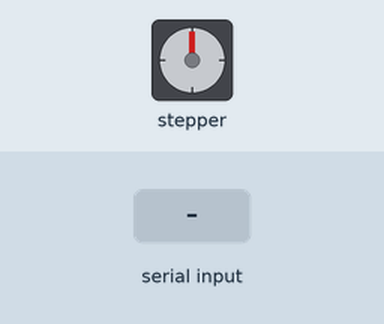
Bench run of a sketch on a simulated Arduino Uno, built with avr-gcc and run on an emulated ATmega328P. On the bench: stepper motor. The inputs (shaded band) are chosen by the test bench. Stepper angles assume 200 steps per turn.

Above: at 3.2 s.
3.3 s: "R" received over Serial
At 4.1 s:
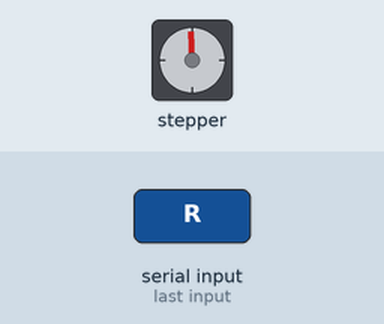
4.8 s: "L" received over Serial
At 5.2 s:
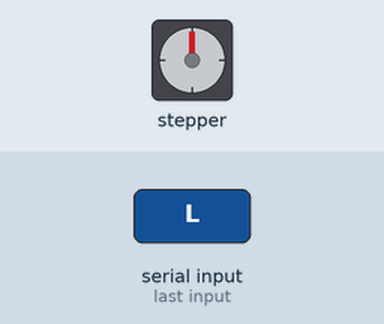
Timing chart, 0 to 7.8 s (numbered marks = the images above; inputs shaded):
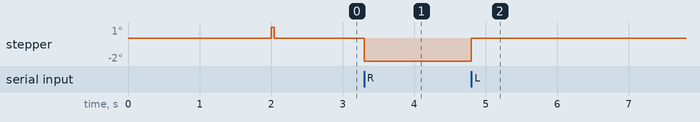

The sketch:

FaceStepper.ino
```cpp
#include <AccelStepper.h>
int pos;
int i;
int t=0;
const int DIR = 2;
const int STEP = 3;
int y = 50;
int x = 50;
#define motorInterfaceType 1
AccelStepper motor(motorInterfaceType, STEP, DIR);

void setup() {
  Serial.begin(9600);
  motor.setMaxSpeed(1000);
  motor.setAcceleration(500);
  motor.setSpeed(200);
  motor.moveTo(0);
  delay(2000);
  // motor.moveTo(50);
  // motor.run();
  // delay(1000);
}
void loop() {
  if (Serial.available() > 0) {
    char command = Serial.read();

    if (command == 'L') {
      motor.moveTo(motor.currentPosition() + 1);
      motor.run();
    } else if (command == 'R') {
      motor.moveTo(motor.currentPosition() - 1);
      motor.run();
    } else if (command == 'C') {
      motor.stop();
    }
  }
  Serial.flush();
  motor.run();
}  
```
